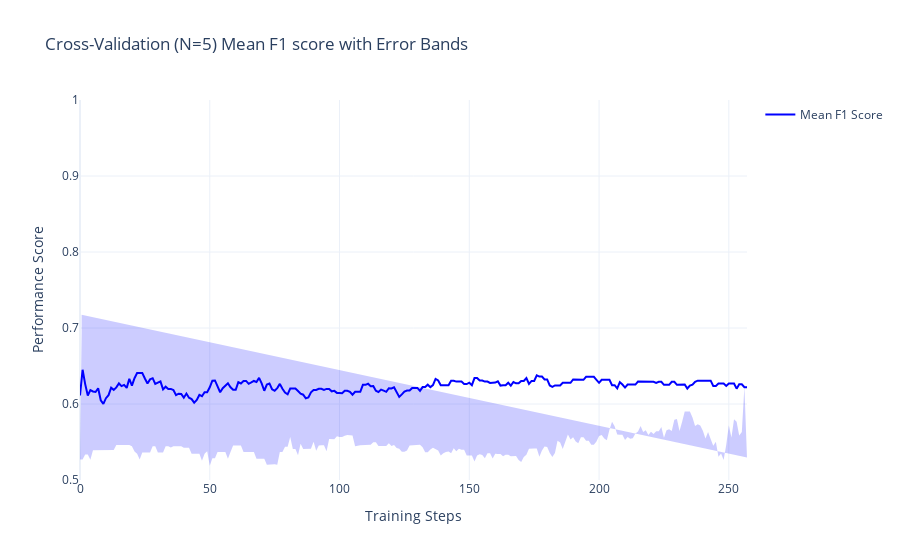
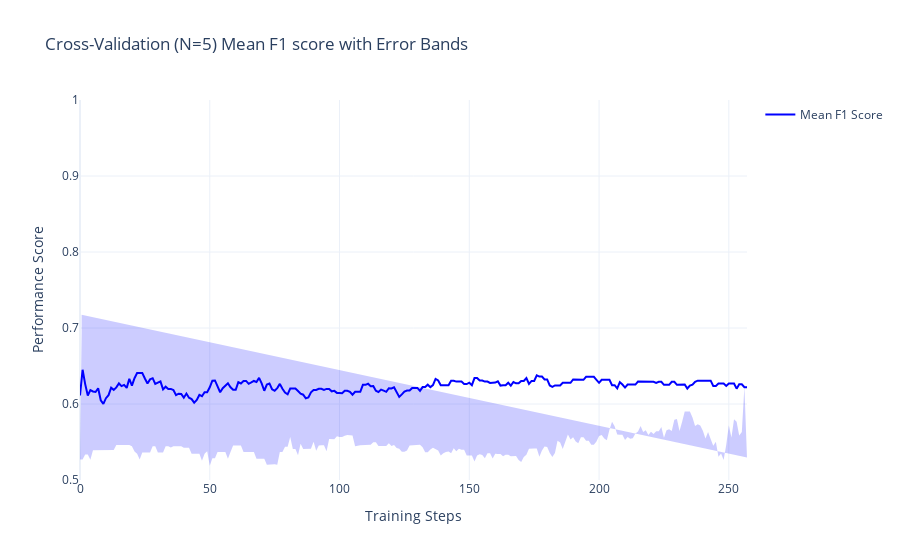

The notebook cell saved with these charts, in order:
### Code cell
from ARISA_DSML.train import plot_error_scatter
cv_results = pd.read_csv(cv_output_path)
plot_error_scatter(
    df_plot=cv_results, 
    name="Mean F1 Score", 
    title="Cross-Validation (N=5) Mean F1 score with Error Bands",
    xtitle="Training Steps",
    ytitle="Performance Score",
    yaxis_range=[0.5, 1]
)

### Figure 1 — Plotly figure (JSON) as saved in the notebook; plotly's stock layout.template omitted (floating-point values rounded to 4 significant figures; data arrays with more than 128 entries replaced by an {"elided": "..."} marker saying what was removed)
{"data": [{"line": {"color": "blue"}, "mode": "lines", "name": "Mean F1 Score", "type": "scatter", "x": {"elided": "258 int values"}, "y": {"elided": "258 float values"}}, {"fill": "toself", "fillcolor": "rgba(0, 0, 255, 0.2)", "line": {"color": "rgba(255, 255, 255, 0)"}, "showlegend": false, "type": "scatter", "x": {"elided": "516 float values"}, "y": {"elided": "516 float values"}}], "layout": {"title": {"text": "Cross-Validation (N=5) Mean F1 score with Error Bands"}, "xaxis": {"title": {"text": "Training Steps"}}, "yaxis": {"range": [0.5, 1], "title": {"text": "Performance Score"}}}}

### Figure 2 — Plotly figure (JSON) as saved in the notebook; plotly's stock layout.template omitted (floating-point values rounded to 4 significant figures; data arrays with more than 128 entries replaced by an {"elided": "..."} marker saying what was removed)
{"data": [{"line": {"color": "blue"}, "mode": "lines", "name": "Mean F1 Score", "type": "scatter", "x": {"elided": "258 int values"}, "y": {"elided": "258 float values"}}, {"fill": "toself", "fillcolor": "rgba(0, 0, 255, 0.2)", "line": {"color": "rgba(255, 255, 255, 0)"}, "showlegend": false, "type": "scatter", "x": {"elided": "516 float values"}, "y": {"elided": "516 float values"}}], "layout": {"title": {"text": "Cross-Validation (N=5) Mean F1 score with Error Bands"}, "xaxis": {"title": {"text": "Training Steps"}}, "yaxis": {"range": [0.5, 1], "title": {"text": "Performance Score"}}}}
